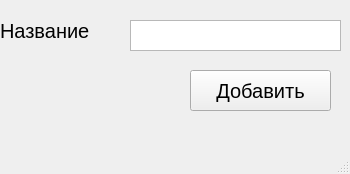
<?xml version="1.0" encoding="UTF-8"?>
<ui version="4.0">
 <class>MainWindow</class>
 <widget class="QMainWindow" name="MainWindow">
  <property name="geometry">
   <rect>
    <x>0</x>
    <y>0</y>
    <width>350</width>
    <height>174</height>
   </rect>
  </property>
  <property name="windowTitle">
   <string>MainWindow</string>
  </property>
  <widget class="QWidget" name="centralwidget">
   <widget class="QPlainTextEdit" name="title">
    <property name="geometry">
     <rect>
      <x>130</x>
      <y>20</y>
      <width>211</width>
      <height>31</height>
     </rect>
    </property>
    <property name="font">
     <font>
      <pointsize>12</pointsize>
     </font>
    </property>
   </widget>
   <widget class="QLabel" name="label">
    <property name="geometry">
     <rect>
      <x>0</x>
      <y>10</y>
      <width>111</width>
      <height>41</height>
     </rect>
    </property>
    <property name="font">
     <font>
      <pointsize>15</pointsize>
     </font>
    </property>
    <property name="text">
     <string>Название</string>
    </property>
   </widget>
   <widget class="QPushButton" name="pushButton">
    <property name="geometry">
     <rect>
      <x>190</x>
      <y>70</y>
      <width>141</width>
      <height>41</height>
     </rect>
    </property>
    <property name="font">
     <font>
      <pointsize>15</pointsize>
     </font>
    </property>
    <property name="text">
     <string>Добавить</string>
    </property>
   </widget>
  </widget>
  <widget class="QMenuBar" name="menubar">
   <property name="geometry">
    <rect>
     <x>0</x>
     <y>0</y>
     <width>350</width>
     <height>26</height>
    </rect>
   </property>
  </widget>
  <widget class="QStatusBar" name="statusbar"/>
 </widget>
 <resources/>
 <connections/>
</ui>
